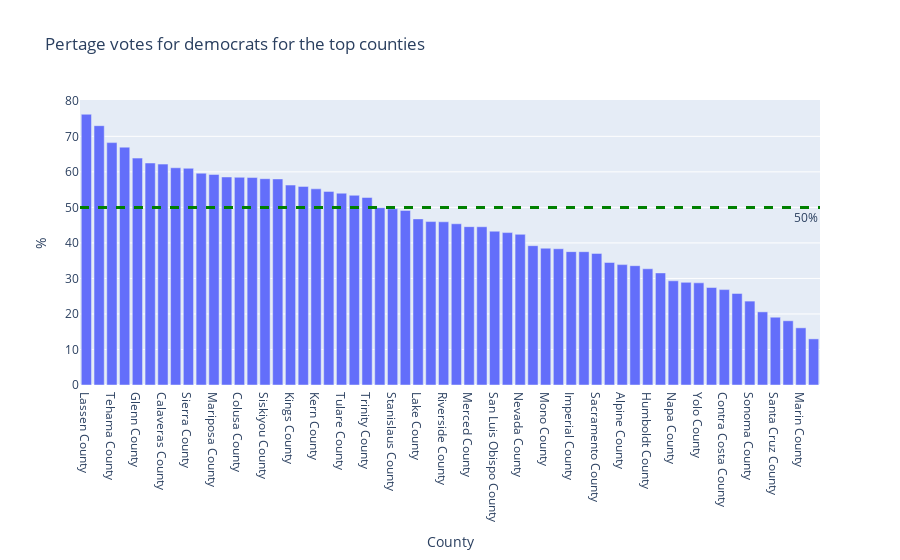

The notebook cell this image was saved under:
### Code cell
fig = px.bar(top_countys.reset_index(), x="county_name", y="Democrats",
             title="Pertage votes for democrats for the top counties", #change title
             labels={"Democrats": "%",
                    "county_name": "County"
                    }
                     )
fig.add_hline(y=50, line_width=3, line_dash="dash", line_color="green",
              annotation_text="50%", 
              annotation_position="bottom right")
fig

### Figure 1 — Plotly figure (JSON) as saved in the notebook; plotly's stock layout.template omitted (floating-point values rounded to 4 significant figures)
{"data": [{"alignmentgroup": "True", "hovertemplate": "County=%{x}<br>%=%{y}<extra></extra>", "legendgroup": "", "marker": {"color": "#636efa", "pattern": {"shape": ""}}, "name": "", "offsetgroup": "", "orientation": "v", "showlegend": false, "textposition": "auto", "type": "bar", "x": ["Lassen County", "Modoc County", "Tehama County", "Shasta County", "Glenn County", "Amador County", "Calaveras County", "Yuba County", "Sierra County", "Tuolumne County", "Mariposa County", "Plumas County", "Colusa County", "Sutter County", "Siskiyou County", "Del Norte County", "Kings County", "Madera County", "Kern County", "El Dorado County", "Tulare County", "Placer County", "Trinity County", "Inyo County", "Stanislaus County", "Butte County", "Lake County", "Fresno County", "Riverside County", "Orange County", "Merced County", "San Bernardino County", "San Luis Obispo County", "San Joaquin County", "Nevada County", "Ventura County", "Mono County", "San Diego County", "Imperial County", "San Benito County", "Sacramento County", "Solano County", "Alpine County", "Santa Barbara County", "Humboldt County", "Mendocino County", "Napa County", "Monterey County", "Yolo County", "Los Angeles County", "Contra Costa County", "Santa Clara County", "Sonoma County", "San Mateo County", "Santa Cruz County", "Alameda County", "Marin County", "San Francisco County"], "xaxis": "x", "y": [76.22, 73.0, 68.23, 66.96, 63.87, 62.49, 62.18, 61.15, 61.0, 59.63, 59.27, 58.56, 58.47, 58.39, 58.08, 58.01, 56.28, 55.91, 55.22, 54.5, 53.99, 53.4, 52.79, 49.92, 49.6, 49.14, 46.76, 46.01, 45.94, 45.39, 44.57, 44.55, 43.3, 42.91, 42.41, 39.22, 38.51, 38.35, 37.55, 37.53, 37.05, 34.49, 33.89, 33.59, 32.72, 31.55, 29.33, 28.89, 28.76, 27.44, 26.86, 25.78, 23.62, 20.59, 19.08, 18.08, 16.1, 12.98], "yaxis": "y"}], "layout": {"annotations": [{"showarrow": false, "text": "50%", "x": 1, "xanchor": "right", "xref": "x domain", "y": 50, "yanchor": "top", "yref": "y"}], "barmode": "relative", "legend": {"tracegroupgap": 0}, "shapes": [{"line": {"color": "green", "dash": "dash", "width": 3}, "type": "line", "x0": 0, "x1": 1, "xref": "x domain", "y0": 50, "y1": 50, "yref": "y"}], "title": {"text": "Pertage votes for democrats for the top counties"}, "xaxis": {"anchor": "y", "domain": [0, 1], "title": {"text": "County"}}, "yaxis": {"anchor": "x", "domain": [0, 1], "title": {"text": "%"}}}}
